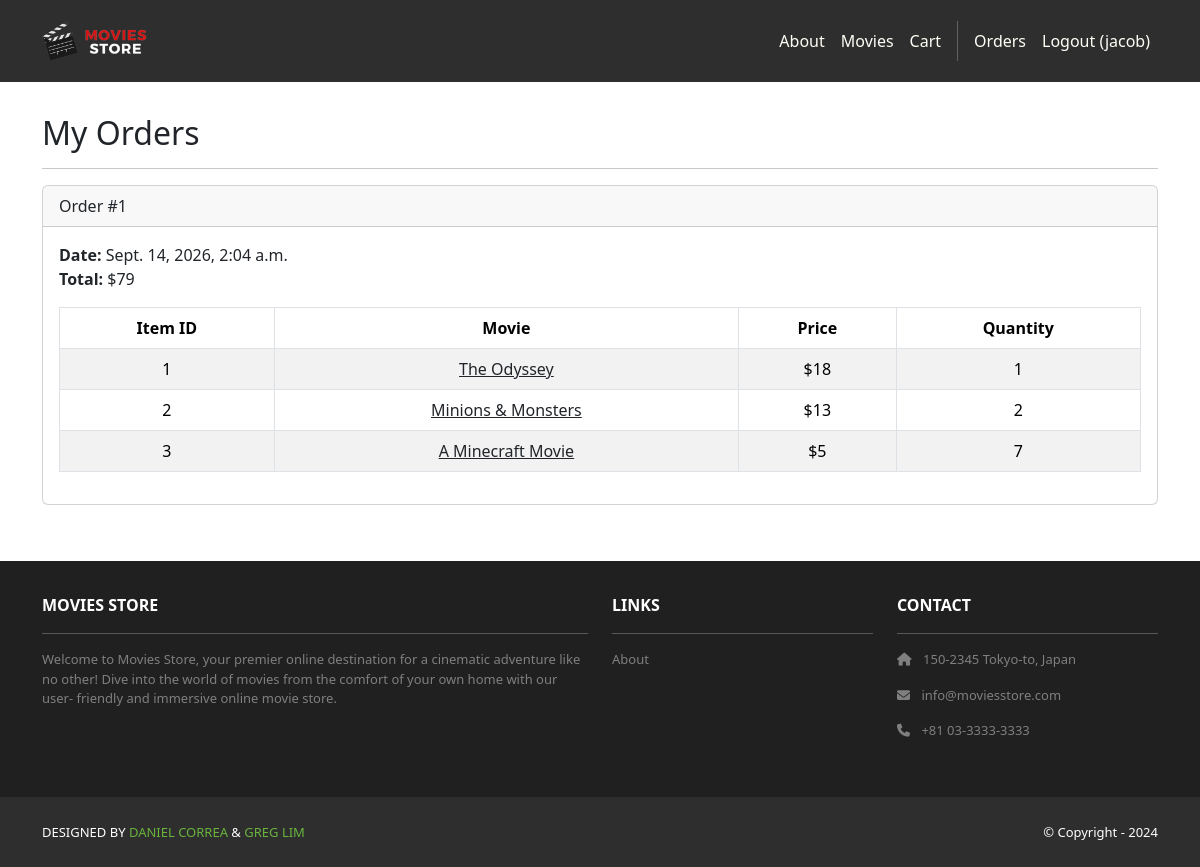
Page /accounts/orders/ (signed in) on the committed database.
### cart/models.py (models this page shows, shortened)
class Order(models.Model):
    id = models.AutoField(primary_key=True)
    total = models.IntegerField()
    date = models.DateTimeField(auto_now_add=True)
    user = models.ForeignKey(User, on_delete=models.CASCADE)

class Item(models.Model):
    id = models.AutoField(primary_key=True)
    price = models.IntegerField()
    quantity = models.IntegerField()
    order = models.ForeignKey(Order,
        on_delete=models.CASCADE)
    movie = models.ForeignKey(Movie,
        on_delete=models.CASCADE)

### movies/models.py (models this page shows, shortened)
class Movie(models.Model):
    id = models.AutoField(primary_key=True)
    name = models.CharField(max_length=255)
    price = models.IntegerField()
    description = models.TextField()
    image = models.ImageField(upload_to='movie_images/')

### accounts/views.py (the view)
# urls.py: path('orders/', views.orders, name='accounts.orders'),
@login_required
def orders(request):
    template_data = {}
    template_data['title'] = 'Orders'
    template_data['orders'] = request.user.order_set.all()
    return render(request, 'accounts/orders.html', {'template_data': template_data})

### accounts/templates/accounts/orders.html
{% extends 'base.html' %}
{% block content %}
<div class="p-3">
  <div class="container">
    <div class="row mt-3">
      <div class="col mx-auto mb-3">
        <h2>My Orders</h2>
        <hr />
        {% for order in template_data.orders %}
        <div class="card mb-4">
          <div class="card-header">
            Order #{{ order.id }}
          </div>
          <div class="card-body">
            <b>Date:</b> {{ order.date }}<br />
            <b>Total:</b> ${{ order.total }}<br />
            <table class="table table-bordered
              table-striped text-center mt-3">
              <thead>
                <tr>
                  <th scope="col">Item ID</th>
                  <th scope="col">Movie</th>
                  <th scope="col">Price</th>
                  <th scope="col">Quantity</th>
                </tr>
              </thead>
              <tbody>
                {% for item in order.item_set.all %}
                <tr>
                  <td>{{ item.movie.id }}</td>
                  <td>
                    <a class="link-dark"
                      href="{% url 'movies.show'
                      id=item.movie.id %}">
                      {{ item.movie.name }}
                    </a>
                  </td>
                  <td>${{ item.movie.price }}</td>
                  <td>{{ item.quantity }}</td>
                </tr>
                {% endfor %}
              </tbody>
            </table>
          </div>
        </div>
        {% endfor %}
      </div>
    </div>
  </div>
</div>
{% endblock content %}

### moviesstore/templates/base.html (shortened to what this page needs)
<!DOCTYPE html>
<html>
  {% load static %}
  <head>
    <link href="https://cdn.jsdelivr.net/npm/bootstrap@5.3.3/dist/css/bootstrap.min.css" rel="stylesheet">
    <link rel="stylesheet"  href="https://cdnjs.cloudflare.com/ajax/libs/font-awesome/6.1.1/css/all.min.css">
    <link rel="stylesheet" type="text/css" href="{% static 'css/style.css' %}">
  </head>
  <body>
     <nav class="p-3 navbar navbar-dark bg-dark
         navbar-expand-lg">
      <div class="container">
        <a class="navbar-brand"
           href="{% url 'home.index' %}">
          <img src="{% static 'img/logo.png' %}" alt="logo"
               height="40" />
        </a>
        <div class="collapse navbar-collapse" id="navbarNavAltMarkup">
          <div class="navbar-nav ms-auto navbar-ml">
            <a class="nav-link" href="{% url 'home.about' %}">About</a>
            <a class="nav-link" href="{% url 'movies.index' %}">Movies</a>
            <a class="nav-link" href="{% url 'cart.index' %}">Cart</a>
            {% if user.is_authenticated %}
              <a class="nav-link" href="{% url 'accounts.orders' %}">Orders</a>
              <a class="nav-link" href="{% url 'accounts.logout' %}">Logout ({{ user.username }})</a>
            {% else %}
              <a class="nav-link" href="{% url 'accounts.login' %}">Login</a>
              <a class="nav-link" href="{% url 'accounts.signup' %}">Sign Up</a>
            {% endif %}
          </div>
        </div>
      </div>
    </nav>
    <div>
      {% block content %}
      {% endblock content %}
    </div>
     <div class="float-bottom">
      <section class="p-3 ms-footer d-none d-md-block">
        <div class="container">
          <div class="row mt-3 text-white">
            <div class="col-md-6 col-lg-6 col-xl-6
                mx-auto mb-4">
              <b>MOVIES STORE</b>
              <hr />
              <p>
                Welcome to Movies Store, your premier online
                destination for a cinematic adventure like no
                other! Dive into the world of movies from the
                comfort of your own home with our user-
                friendly and immersive online movie store.
              </p>
            </div>
            <div class="col-md-3 col-lg-3 col-xl-3
                mx-auto mb-4">
              <b>LINKS</b>
              <hr />
              <p><a class="nav-link"
                href="{% url 'home.about' %}">
                About
              </a></p>
            </div>
            <div class="col-md-3 col-lg-3 col-xl-3 mx-auto
                mb-4">
              <b>CONTACT</b>
              <hr />
              <p><i class="fas fa-home me-2"></i>
                150-2345 Tokyo-to, Japan
              </p>
              <p><i class="fas fa-envelope me-2"></i>
                info@moviesstore.com
              </p>
              <p><i class="fas fa-phone me-2"></i>
                +81 03-3333-3333
              </p>
            </div>
          </div>
        </div>
      </section>
      <section class="p-3 ms-footer-bottom bg-dark">
        <div class="container d-flex
            justify-content-between">
          <div class="me-5 text-white">
            <span>DESIGNED BY
              <a href="https://www.x.com/danielgarax"
              target="_blank">DANIEL CORREA</a> &
              <a href="https://www.x.com/greglim81"
              target="_blank">GREG LIM</a>
            </span>
          </div>
          <div class="text-white">
            <span>© Copyright - 2024</span>
          </div>
        </div>
      </section>
    </div>
  </body>
</html>

### moviesstore/static/css/style.css (style rules this page uses)
.navbar a.nav-link { color: #FFFEF6 !important; }
.bg-dark { background-color: #2E2E2E !important; }
.ms-footer { background-color: #202020; }
.ms-footer p { color: #7F7F7F; font-size: 13px; }
.ms-footer-bottom span { font-size: 13px; line-height: 38px; }
.ms-footer-bottom a { color: #6ab43e; text-decoration: none; }

### rows in the picture
Order: id "1", date "Sept. 14, 2026, 2:04 a.m.", total "79"
Item: movie.id "1", movie.name "The Odyssey", movie.price "18", quantity "1"
Item: movie.id "2", movie.name "Minions & Monsters", movie.price "13", quantity "2"
Item: movie.id "3", movie.name "A Minecraft Movie", movie.price "5", quantity "7"

### other values in the picture
{{ user.username }} "jacob"
